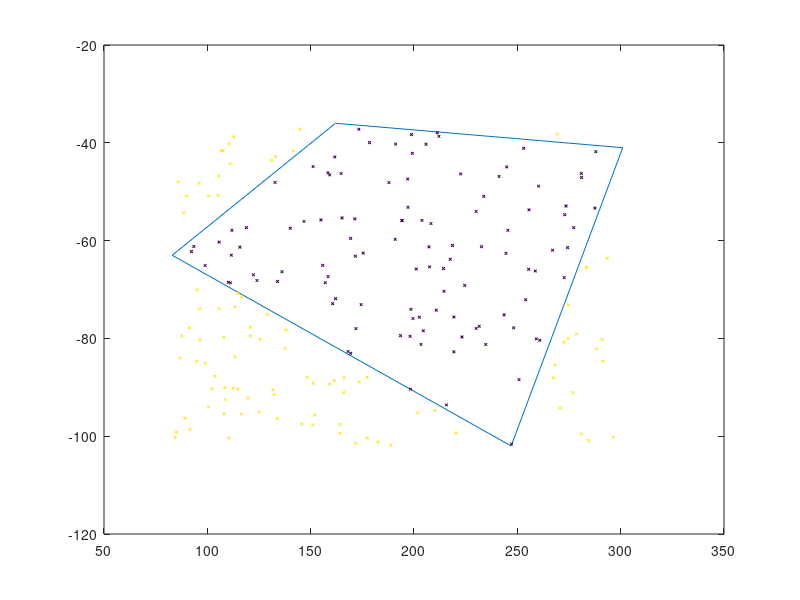

Source code (MATLAB):
% interpolate2d.m
%
% illustrates scatter / gather operation using a polygonal element
% See http://www.particleincell.com/2012/quad-interpolation for additional information
% (c) 2012 Lubos Brieda, lubos.brieda@particleincell.com
%
% -- tested with Octave 3.2.4 on Windows 

%main function
function []=interpolate2d()

	%create our polygon
	%px = [-1, 8, 13, -4]
	%py = [-1, 3, 11, 8]
    px = [247 301 162  83];
    py = [-102  -41  -36  -63];

    %185 64 -> (2.862063369471008, 2.3424027352297454)

	%compute coefficients
	A=[1 0 0 0;1 1 0 0;1 1 1 1;1 0 1 0];
	AI = inv(A);
	a = AI*px';
	b = AI*py';
    
    [r, k] = XtoL(150,50,a,b);
    r
    k
	%plot random internal points
	%plot_points_in_poly(px,py,a,b);

	%classify points as internal or external
	plot_internal_and_external_points(px,py,a,b);

	%scatter data 
	%scatter_data(px,py,a,b);
	
	%gather_data
	%gather_data(px,py,a,b);
    
    
	
end


%plots random points inside the polygon
function []=plot_points_in_poly(px,py,a,b)

	%pick random logical coordinate and convert to physical
	for i=1:100
		l=rand();
		m=rand();
		x(i) = a(1) + a(2)*l + a(3)*m + a(4)*l*m;
		y(i) = b(1) + b(2)*l + b(3)*m + b(4)*l*m;	
	end

	%plot
	figure(1);
	hold off;
	plot([px px(1)],[py py(1)]);
	hold on;
	plot (x,y,'x');
end

%picks random points and colors them based on internal or external
function []=plot_internal_and_external_points(px,py,a,b)
	
	%bounding box
	x0 = min(px);
	lx = max(px)-min(px);
	y0 = min(py);
	ly = max(py)-min(py);
	
	%convert random physical coordinates to logical
	for i=1:200
	
		%pick a random point in the bounding box
		x(i) = x0+rand()*lx;
		y(i) = y0+rand()*ly;
		
		%calculate logical coordinates
		[l,m] = XtoL(x(i),y(i),a,b);		
	
		%is the point outside the quad?
		if (m<0 || m>1 || l<0 || l>1)
			type(i)=1;
		else
			type(i)=0;
		end
	end

	%plot
	figure(2);
	hold off;
	plot([px px(1)],[py py(1)]);
	hold on;
	scatter(x,y,4,type,'x');
end

%scatters counts to the four grid nodes
function []=scatter_data(px,py,a,b)
	
	%init
	c = [0 0 0 0];
	
	%pick random logical coordinate and convert to physical
	for i=1:100
		
		%random point inside the quad
		l=rand();
		m=rand();
		
		%deposit counts, note here l,m=[0:1]. In a real 2d mesh
		%the index we would first need to subtract the integral
		%cell index to get the cell-local distance, dl = l - (int)l;
		dl = l;
		dm = m;
		
		c(1) = c(1) + (1-dl)*(1-dm);
		c(2) = c(2) + dl *(1-dm);
		c(3) = c(3) + dl * dm;
		c(4) = c(4) + (1-dl)*dm;
	end

	%scale data, uniform distribution = 10
	c = 40*(c/i);
	
	%output
	disp(c);
	
	%plot
	figure(3);
	hold off;
	plot([px px(1)],[py py(1)]);
	hold on;
	scatter(px,py,c,[1 0 0], 'o');
end

%interpolates data from the polygon vertices onto a grid
function []=gather_data(px,py,a,b)
	
	%bounding box
	x0 = min(px);
	lx = max(px)-min(px);
	y0 = min(py);
	ly = max(py)-min(py);
	
	%set spacing such that we have 30x30 grid (i.e. 29 cells)
	ni = 30;
	nj = 15;
	
	dx = lx/(ni-1);
	dy = ly/(nj-1);
	
	%node positions (for plotting)
	for i=1:ni
		x(i) = x0 + (i-1)*dx;
	end
	for j=1:nj
		y(j) = y0 + (j-1)*dy;
	end
	
	%node values
	c = [1 2 3 4];
	
	val=zeros(nj,ni);
	
	for i=1:ni
		for j=1:nj
		
			%convert to logical coordinates
			[l m] = XtoL(x(i),y(j),a,b);	
			
			%evaluate only if we are inside
			if (l>0 && l<=1 && m>=0 && m<=1)
				
				%again, if we had multiple cells, we would set dl = l - (int)l
				dl = l;
				dm = m;
				
				val(j,i) = (1-dl)*(1-dm)*c(1) + ...
						   dl*(1-dm)*c(2) + ...
						   dl*dm*c(3) +...
						   (1-dl)*dm*c(4);		
			end
		end
	end
	
	%plot
	figure(4);
	hold off;
	contourf(x,y,val);
	hold on;
	plot([px px(1)],[py py(1)],'w','LineWidth',4);
end

% converts physical (x,y) to logical (l,m)
function [l, m] = XtoL(x,y,a,b)
	%quadratic equation coeffs, aa*mm^2+bb*m+cc=0
	aa = a(4)*b(3) - a(3)*b(4);
	bb = a(4)*b(1) -a(1)*b(4) + a(2)*b(3) - a(3)*b(2) + x*b(4) - y*a(4);
	cc = a(2)*b(1) -a(1)*b(2) + x*b(2) - y*a(2);
	
	%compute m = (-b+sqrt(b^2-4ac))/(2a)
	det = sqrt(bb*bb - 4*aa*cc);
	m = (-bb+det)/(2*aa);
	
	%compute l
	l = (x-a(1)-a(3)*m)/(a(2)+a(4)*m);
end
